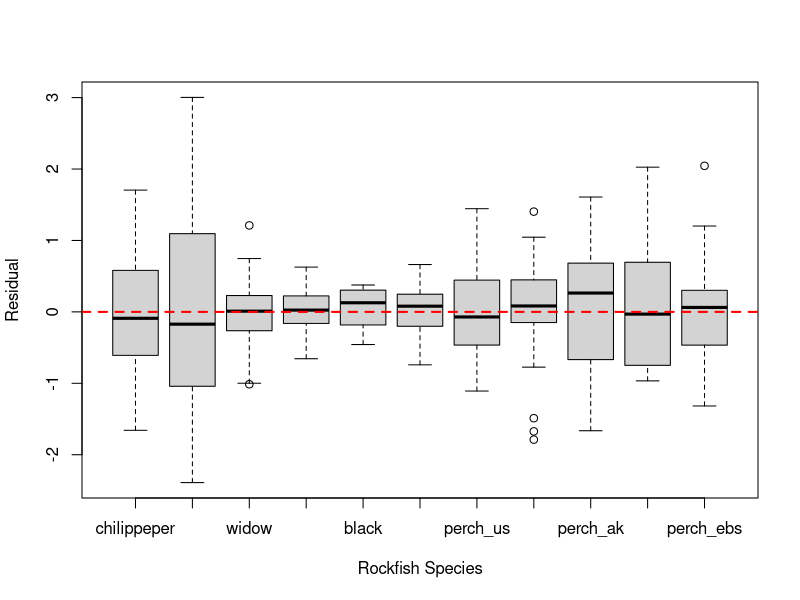
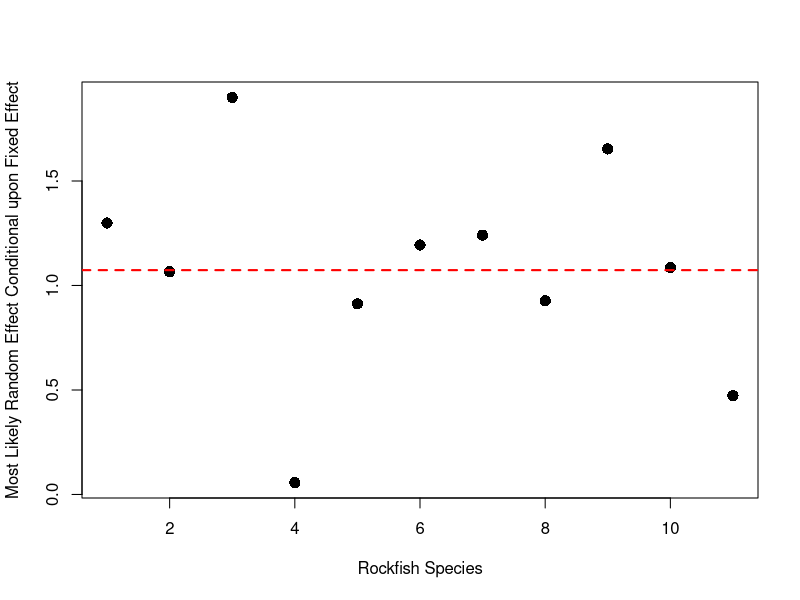

Reproduce these figures in R, in order. (Note: this script raises an error after producing the figures.)
library(nlme)
library(graphics)
rockfish <- read.csv(file="Data/rockfish.csv",header=TRUE)
rockfish_spp <- c("chilippeper","bocaccio","widow","canary","black","yellowtail","perch_us","perch_goose","perch_ak","perch_ai","perch_ebs")
rockfish$species <- factor(rockfish_spp[rockfish$SP],levels=rockfish_spp)

m1 = lme(log(REC*SBPR/SSB) ~ SSB:species,data=rockfish,random = ~1|species,method="REML")

boxplot(split(residuals(m1),rockfish$species),ylab="Residual",xlab="Rockfish Species",csi=0.2)
abline(h=0,col="red",lty=2,lwd=2)
ln_a_est <- m1$coefficients$fixed[[1]]
print(ln_a_est+m1$coefficients$random[[1]])
m1$coefficients$random$species[,1]
spp=c(5,4,8,6,7,2,11,1,9,3,10)
plot(spp,ln_a_est+m1$coefficients$random[[1]],pch=16,cex=1.5,xlab="Rockfish Species",ylab="Most Likely Random Effect Conditional upon Fixed Effect")
abline(h=ln_a_est,lty=2,col="red",lwd=2)
# ricker: CR * S * e(-log(CR)/K * S)
log(rockfish_traits$alpha[1] / rockfish_traits$SBPR[1])/rockfish_traits$beta[1]
beta <- as.vector(m1$coefficients$fixed[-1])

# finding MSY
rockfish_traits <- data.frame("alpha"=exp(as.numeric(ln_a_est+m1$coefficients$random[[1]])),"beta"=beta,"species"=rockfish_spp)
rockfish_traits$SBPR <- rockfish$SBPR[match(rockfish_traits$species,rockfish$species)]
rockfish_traits$K <- -(rockfish_traits$alpha/rockfish_traits$SBPR)/rockfish_traits$beta

yieldRoot<-function(alpha,beta,SBPR,Ucur)
{
  # population model is R ~ alpha / SSB * S*e(-beta * S); where K is carrying capacity equal to -(alpha/SPBR)/beta
  adults <- -((alpha/SBPR)/beta) * (1-Ucur) # K * (1-U)
  recruits <- alpha / SBPR * adults*exp(beta * adults)
  yield <- recruits*Ucur
  return(list(recruits=recruits,adults=adults,yield=yield))
}

fun_yield <- function(Ucur,alpha,beta,SBPR,delta,model)
{
  y1 <- yieldRoot(alpha=alpha,beta=beta,SBPR=SBPR,Ucur=Ucur-delta/2)$yield
  y2 <- yieldRoot(alpha=alpha,beta=beta,SBPR=SBPR,Ucur=Ucur+delta/2)$yield
  approx.gradient <- (y2-y1)/delta
  return(approx.gradient)
}

###############################################
## uniroot the differentiation for Umsy #######
###############################################
findMSY <- function(data){
  U_msy <- NULL
  for(i in 1:nrow(data)){
    a_p <- data$alpha[i]
    b_p <- data$beta[i]
    SBPR_p <- data$SBPR[i]
    U_msy[i] <- uniroot(fun_yield, interval=c(0,1),extendInt="yes",alpha=a_p,beta=b_p,SBPR=SBPR_p, delta=0.0001)$root 
  }
  MSY <- sapply(1:nrow(data),function(x){yieldRoot(alpha=data$alpha[x],beta=data$beta[x],SBPR=data$SBPR[x],Ucur=U_msy[[x]][1])})
  return(list("U_msy"=U_msy,"MSY"=MSY))
}

MSY <- findMSY(data=rockfish_traits)
rockfish_traits$UMSY <- MSY$U_msy
rockfish_traits$R_MSY <- MSY$MSY["recruits",]
rockfish_traits$SSB_MSY <- MSY$MSY["adults",]  
rockfish_traits$MSY <- MSY$MSY["yield",]
